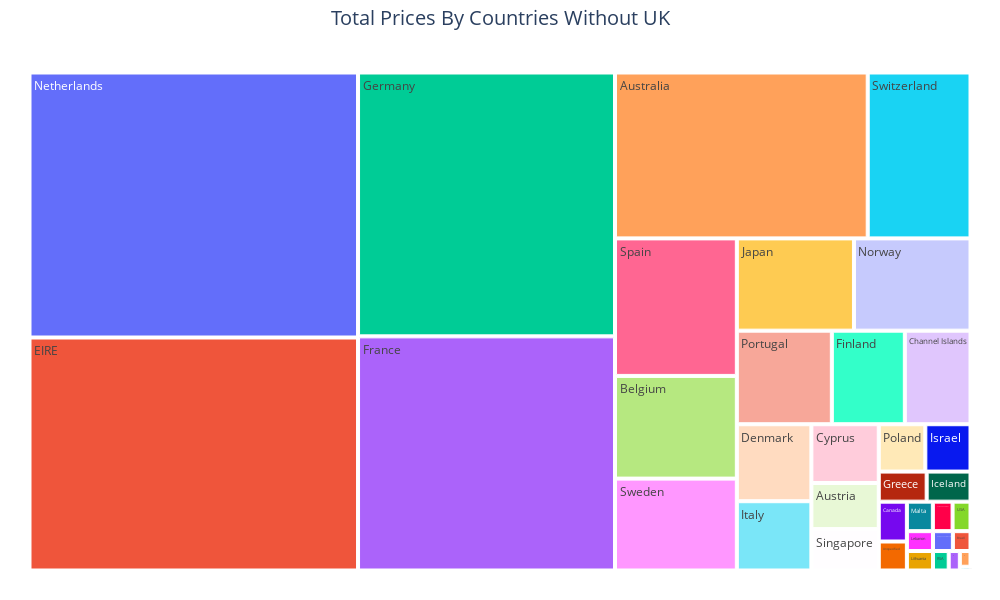

Write notebook code for a chart like this one.
### Code cell
# PLOTLY TREEMAP
fig = px.treemap(df_TotalRevenue.iloc[1:],
                 path=[df_TotalRevenue.iloc[1:].index],
                 values='TotalRevenue',
                 width=1000,
                 height=600)
fig.update_layout(title_text='Total Prices By Countries Without UK',
                  title_x=0.5, title_font=dict(size=20)
                  )
fig.update_layout(margin=dict(t=50, l=25, r=25, b=25))
fig.show()

### Figure 1 — Plotly figure (JSON) as saved in the notebook; plotly's stock layout.template omitted (floating-point values rounded to 4 significant figures)
{"data": [{"branchvalues": "total", "domain": {"x": [0, 1], "y": [0, 1]}, "hovertemplate": "labels=%{label}<br>TotalRevenue=%{value}<br>parent=%{parent}<br>id=%{id}<extra></extra>", "ids": ["Australia", "Austria", "Bahrain", "Belgium", "Brazil", "Canada", "Channel Islands", "Cyprus", "Czech Republic", "Denmark", "EIRE", "European Community", "Finland", "France", "Germany", "Greece", "Iceland", "Israel", "Italy", "Japan", "Lebanon", "Lithuania", "Malta", "Netherlands", "Norway", "Poland", "Portugal", "RSA", "Saudi Arabia", "Singapore", "Spain", "Sweden", "Switzerland", "USA", "United Arab Emirates", "Unspecified"], "labels": ["Australia", "Austria", "Bahrain", "Belgium", "Brazil", "Canada", "Channel Islands", "Cyprus", "Czech Republic", "Denmark", "EIRE", "European Community", "Finland", "France", "Germany", "Greece", "Iceland", "Israel", "Italy", "Japan", "Lebanon", "Lithuania", "Malta", "Netherlands", "Norway", "Poland", "Portugal", "RSA", "Saudi Arabia", "Singapore", "Spain", "Sweden", "Switzerland", "USA", "United Arab Emirates", "Unspecified"], "name": "", "parents": ["", "", "", "", "", "", "", "", "", "", "", "", "", "", "", "", "", "", "", "", "", "", "", "", "", "", "", "", "", "", "", "", "", "", "", ""], "type": "treemap", "values": [137100.0, 10150.0, 548.4, 40910.0, 1144.0, 3666.0, 20090.0, 12950.0, 707.7, 18770.0, 250300.0, 1292.0, 22330.0, 196700.0, 221700.0, 4711.0, 4310, 6994.0, 16890.0, 35340.0, 1694.0, 1661.0, 2505.0, 284700.0, 35160.0, 7213.0, 29060.0, 1002.0, 131.2, 9120.0, 54770.0, 36600.0, 55740.0, 1731.0, 1902.0, 2667.0]}], "layout": {"height": 600, "legend": {"tracegroupgap": 0}, "margin": {"b": 25, "l": 25, "r": 25, "t": 50}, "title": {"font": {"size": 20}, "text": "Total Prices By Countries Without UK", "x": 0.5}, "width": 1000}}
